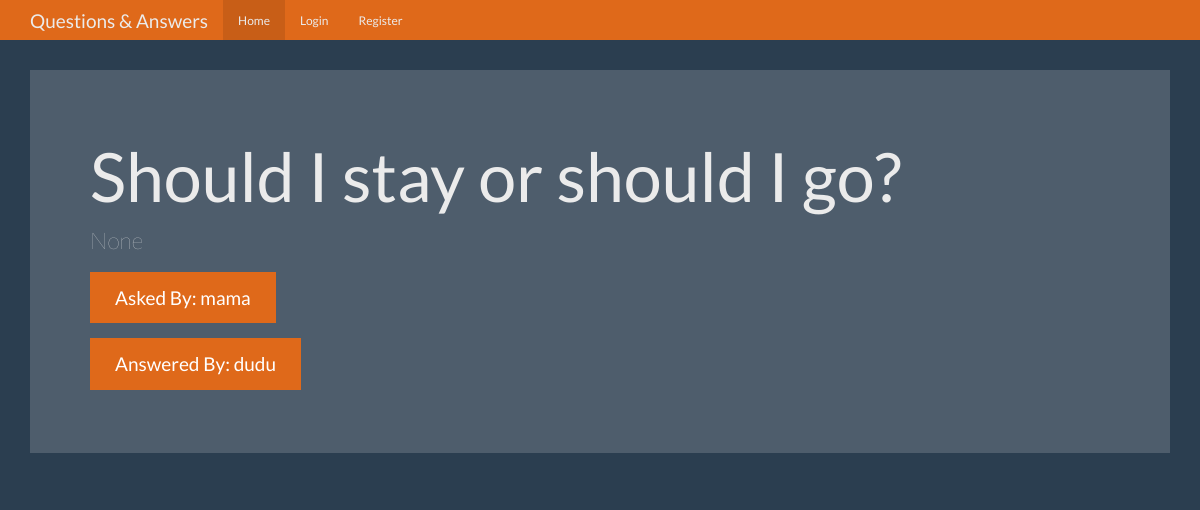
Page /question/2 on the committed database.
### tables this page shows
CREATE TABLE questions (
	id integer primary key autoincrement,
	question_text text not null,
	answer_text text,
	asked_by_id integer not null,
	expert_id integer not null
);

CREATE TABLE users(
	id integer primary key autoincrement,
	name text not null,
	password text not null,
	expert boolean not null,
	admin boolean not null
);

### qa_app.py (the view)
@app.route('/question/<question_id>')
def question(question_id):
    user = get_current_user()
    db = get_db()
    qa_cur = db.execute("""
    select
    questions.id,
    questions.question_text,
    questions.answer_text,
    askers.name as asker,
    experts.name as expert
    from
    questions
    left join users as askers on
    askers.id = questions.asked_by_id
    left join users as experts on
    experts.id = questions.expert_id
    where
    questions.id = ?
    """, [question_id])
    qa = qa_cur.fetchone()
    return render_template('question.html', user=user, qa=qa)

### database.py (called while the page is built)
def connect_db():
    sql = sqlite3.connect('/Users/viktorkertanov/Library/Mobile Documents/com~apple~CloudDocs/Личное/!LEARNING PYTHON/flask/qa_app/db/qa_app_db.db')
    sql.row_factory = sqlite3.Row
    return sql

def get_db():
    if not hasattr(g, 'sqlite_db'):
        g.sqlite_db = connect_db()
    return g.sqlite_db

### qa_app.py (called while the page is built)
def get_current_user():
    user_result = None
    if 'user' in session:
        user = session['user']
        db = get_db()
        user_cur = db.execute('select id, name, password, expert, admin from users where name = ?', [user])
        user_result = user_cur.fetchone()
    return user_result

### templates/question.html (shortened to what this page needs)
{% extends "base.html" %}
{% from "show_links.html" import show_links %}
{% block nav %}
{{ show_links(user) }}
{% endblock %}
{% block body %}
<div class="jumbotron">
  <h1>{{qa.question_text}}</h1>
  <p>{{ qa.answer_text }}</p>
  <p><a class="btn btn-primary btn-lg">Asked By: {{ qa.asker }}</a></p>
  <p><a class="btn btn-primary btn-lg">Answered By: {{ qa.expert }}</a></p>
</div>
{% endblock %}

### static/theme.css (style rules this page uses)
body { padding-top: 70px; padding-bottom: 30px; }

### rows in the picture
questions: question_text "Should I stay or should I go?"
users: asker "mama"
users: expert "dudu"

### other values in the picture
{{ qa.answer_text }} "None"
